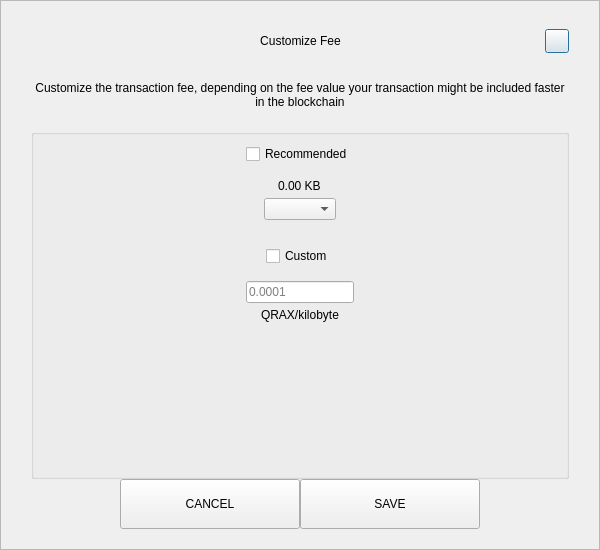
<?xml version="1.0" encoding="UTF-8"?>
<ui version="4.0">
 <class>SendCustomFeeDialog</class>
 <widget class="QDialog" name="SendCustomFeeDialog">
  <property name="geometry">
   <rect>
    <x>0</x>
    <y>0</y>
    <width>600</width>
    <height>550</height>
   </rect>
  </property>
  <property name="windowTitle">
   <string>Form</string>
  </property>
  <layout class="QVBoxLayout" name="verticalLayout_3">
   <property name="spacing">
    <number>0</number>
   </property>
   <property name="leftMargin">
    <number>0</number>
   </property>
   <property name="topMargin">
    <number>0</number>
   </property>
   <property name="rightMargin">
    <number>0</number>
   </property>
   <property name="bottomMargin">
    <number>0</number>
   </property>
   <item>
    <widget class="QFrame" name="frame">
     <property name="styleSheet">
      <string notr="true"/>
     </property>
     <property name="frameShape">
      <enum>QFrame::StyledPanel</enum>
     </property>
     <property name="frameShadow">
      <enum>QFrame::Raised</enum>
     </property>
     <layout class="QVBoxLayout" name="verticalLayout_2">
      <property name="spacing">
       <number>0</number>
      </property>
      <property name="leftMargin">
       <number>30</number>
      </property>
      <property name="topMargin">
       <number>20</number>
      </property>
      <property name="rightMargin">
       <number>30</number>
      </property>
      <property name="bottomMargin">
       <number>20</number>
      </property>
      <item>
       <layout class="QHBoxLayout" name="horizontalLayout_3">
        <property name="spacing">
         <number>0</number>
        </property>
        <item>
         <spacer name="horizontalSpacer_21">
          <property name="orientation">
           <enum>Qt::Horizontal</enum>
          </property>
          <property name="sizeHint" stdset="0">
           <size>
            <width>40</width>
            <height>20</height>
           </size>
          </property>
         </spacer>
        </item>
        <item>
         <widget class="QLabel" name="labelTitle">
          <property name="minimumSize">
           <size>
            <width>0</width>
            <height>40</height>
           </size>
          </property>
          <property name="maximumSize">
           <size>
            <width>16777215</width>
            <height>40</height>
           </size>
          </property>
          <property name="styleSheet">
           <string notr="true">padding-left:24px;</string>
          </property>
          <property name="text">
           <string>Customize Fee</string>
          </property>
          <property name="alignment">
           <set>Qt::AlignCenter</set>
          </property>
          <property name="margin">
           <number>7</number>
          </property>
         </widget>
        </item>
        <item>
         <spacer name="horizontalSpacer">
          <property name="orientation">
           <enum>Qt::Horizontal</enum>
          </property>
          <property name="sizeHint" stdset="0">
           <size>
            <width>40</width>
            <height>20</height>
           </size>
          </property>
         </spacer>
        </item>
        <item>
         <widget class="QPushButton" name="btnEsc">
          <property name="minimumSize">
           <size>
            <width>24</width>
            <height>24</height>
           </size>
          </property>
          <property name="maximumSize">
           <size>
            <width>24</width>
            <height>24</height>
           </size>
          </property>
          <property name="text">
           <string/>
          </property>
         </widget>
        </item>
       </layout>
      </item>
      <item>
       <spacer name="verticalSpacer_2">
        <property name="orientation">
         <enum>Qt::Vertical</enum>
        </property>
        <property name="sizeType">
         <enum>QSizePolicy::Fixed</enum>
        </property>
        <property name="sizeHint" stdset="0">
         <size>
          <width>20</width>
          <height>20</height>
         </size>
        </property>
       </spacer>
      </item>
      <item>
       <widget class="QLabel" name="labelMessage">
        <property name="text">
         <string>Customize the transaction fee, depending on the fee value your transaction might be included faster in the blockchain</string>
        </property>
        <property name="alignment">
         <set>Qt::AlignCenter</set>
        </property>
        <property name="wordWrap">
         <bool>true</bool>
        </property>
       </widget>
      </item>
      <item>
       <spacer name="verticalSpacer_3">
        <property name="orientation">
         <enum>Qt::Vertical</enum>
        </property>
        <property name="sizeType">
         <enum>QSizePolicy::Fixed</enum>
        </property>
        <property name="sizeHint" stdset="0">
         <size>
          <width>20</width>
          <height>20</height>
         </size>
        </property>
       </spacer>
      </item>
      <item>
       <widget class="QGroupBox" name="groupBox">
        <property name="title">
         <string/>
        </property>
        <layout class="QVBoxLayout" name="verticalLayout">
         <property name="leftMargin">
          <number>12</number>
         </property>
         <property name="rightMargin">
          <number>12</number>
         </property>
         <item>
          <layout class="QVBoxLayout" name="verticalLayout_4">
           <property name="spacing">
            <number>5</number>
           </property>
           <item alignment="Qt::AlignHCenter">
            <widget class="QCheckBox" name="checkBoxRecommended">
             <property name="text">
              <string>Recommended</string>
             </property>
            </widget>
           </item>
           <item>
            <spacer name="verticalSpacer_5">
             <property name="orientation">
              <enum>Qt::Vertical</enum>
             </property>
             <property name="sizeType">
              <enum>QSizePolicy::Fixed</enum>
             </property>
             <property name="sizeHint" stdset="0">
              <size>
               <width>20</width>
               <height>10</height>
              </size>
             </property>
            </spacer>
           </item>
           <item alignment="Qt::AlignHCenter">
            <widget class="QLabel" name="labelFee">
             <property name="text">
              <string>0.00 KB</string>
             </property>
            </widget>
           </item>
           <item alignment="Qt::AlignHCenter">
            <widget class="QComboBox" name="comboBoxRecommended"/>
           </item>
          </layout>
         </item>
         <item>
          <spacer name="verticalSpacer">
           <property name="orientation">
            <enum>Qt::Vertical</enum>
           </property>
           <property name="sizeType">
            <enum>QSizePolicy::Fixed</enum>
           </property>
           <property name="sizeHint" stdset="0">
            <size>
             <width>20</width>
             <height>20</height>
            </size>
           </property>
          </spacer>
         </item>
         <item>
          <layout class="QVBoxLayout" name="verticalLayout_5">
           <property name="spacing">
            <number>5</number>
           </property>
           <item alignment="Qt::AlignHCenter">
            <widget class="QCheckBox" name="checkBoxCustom">
             <property name="text">
              <string>Custom</string>
             </property>
            </widget>
           </item>
           <item>
            <spacer name="verticalSpacer_6">
             <property name="orientation">
              <enum>Qt::Vertical</enum>
             </property>
             <property name="sizeType">
              <enum>QSizePolicy::Fixed</enum>
             </property>
             <property name="sizeHint" stdset="0">
              <size>
               <width>20</width>
               <height>10</height>
              </size>
             </property>
            </spacer>
           </item>
           <item alignment="Qt::AlignHCenter">
            <widget class="QLineEdit" name="lineEditCustomFee">
             <property name="placeholderText">
              <string notr="true">0.0001</string>
             </property>
            </widget>
           </item>
           <item alignment="Qt::AlignHCenter">
            <widget class="QLabel" name="labelCustomFee">
             <property name="text">
              <string>QRAX/kilobyte</string>
             </property>
            </widget>
           </item>
          </layout>
         </item>
         <item>
          <spacer name="verticalSpacer_4">
           <property name="orientation">
            <enum>Qt::Vertical</enum>
           </property>
           <property name="sizeHint" stdset="0">
            <size>
             <width>20</width>
             <height>40</height>
            </size>
           </property>
          </spacer>
         </item>
        </layout>
       </widget>
      </item>
      <item>
       <layout class="QHBoxLayout" name="horizontalLayout" stretch="1,2,2,1">
        <item>
         <spacer name="horizontalSpacer1">
          <property name="orientation">
           <enum>Qt::Horizontal</enum>
          </property>
          <property name="sizeHint" stdset="0">
           <size>
            <width>40</width>
            <height>20</height>
           </size>
          </property>
         </spacer>
        </item>
        <item>
         <widget class="QPushButton" name="btnCancel">
          <property name="minimumSize">
           <size>
            <width>180</width>
            <height>50</height>
           </size>
          </property>
          <property name="focusPolicy">
           <enum>Qt::NoFocus</enum>
          </property>
          <property name="text">
           <string>CANCEL</string>
          </property>
         </widget>
        </item>
        <item>
         <widget class="QPushButton" name="btnSave">
          <property name="minimumSize">
           <size>
            <width>180</width>
            <height>50</height>
           </size>
          </property>
          <property name="focusPolicy">
           <enum>Qt::NoFocus</enum>
          </property>
          <property name="text">
           <string>SAVE</string>
          </property>
         </widget>
        </item>
        <item>
         <spacer name="horizontalSpacer_2">
          <property name="orientation">
           <enum>Qt::Horizontal</enum>
          </property>
          <property name="sizeHint" stdset="0">
           <size>
            <width>40</width>
            <height>20</height>
           </size>
          </property>
         </spacer>
        </item>
       </layout>
      </item>
     </layout>
    </widget>
   </item>
  </layout>
 </widget>
 <resources/>
 <connections/>
</ui>
